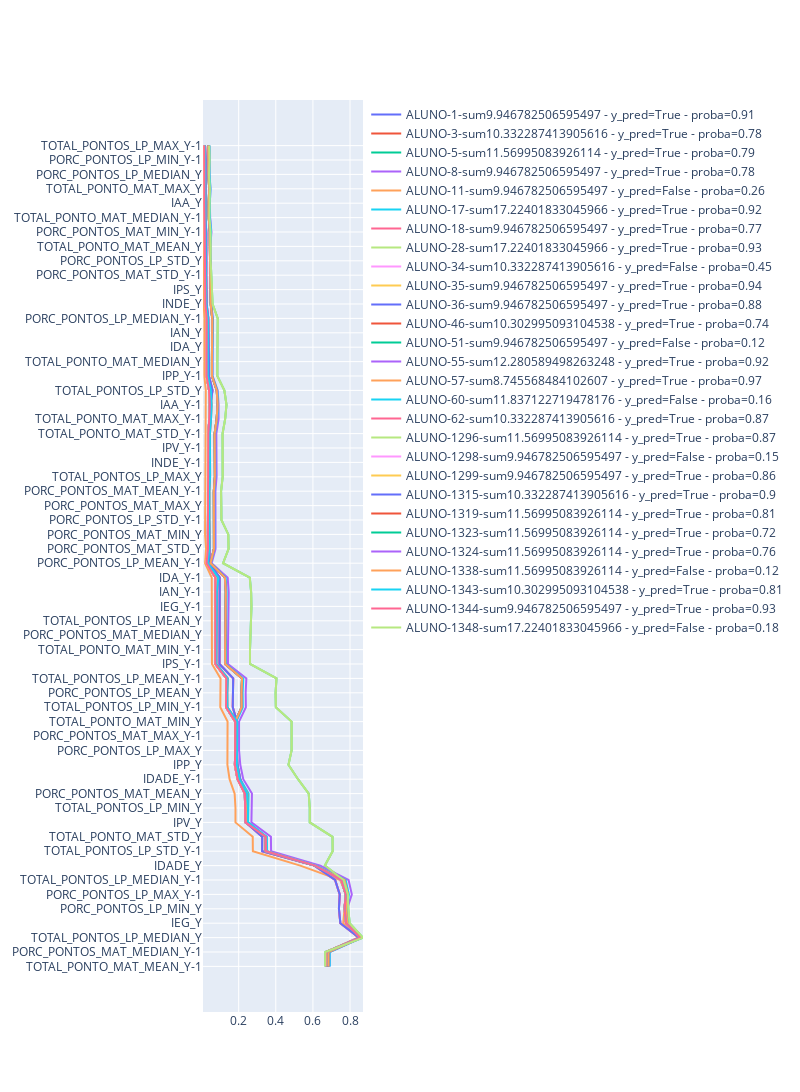

The cell this chart's notebook holds for it:
### Code cell
import plotly.express as px
import plotly.graph_objs as go

fig = go.Figure()
feature_cols = list(set(df_new_data).difference(['YEAR','NOME']))
for _name in df_new_data.NOME.unique():

    _internal_data = df_new_data.loc[df_new_data.NOME == _name]

    explainer = shap.TreeExplainer(model['model'])
    shap_values = explainer(_internal_data[feature_cols]).values
    expected = (explainer.expected_value[0])
    shap_interaction_values = explainer.shap_interaction_values(_internal_data[feature_cols])[0]
    
    cumsum = expected + np.nancumsum(shap_values)
    
    fig.add_trace(
        go.Scatter(
            x = finv(cumsum.astype(float)),
            y = feature_cols,
            mode='lines',
            name=f"{_name}-sum{finv(cumsum.astype(float)).sum()} - y_pred={str(model.predict(_internal_data[feature_cols])[0])} - proba={round(model.predict_proba(_internal_data[feature_cols])[0][1],2)}",
        )
    )
# fig.add_vline(x=expected)
fig.update_layout(
    autosize=False,
    width=800,
    height=len(feature_cols)*20,
)
fig.show()
